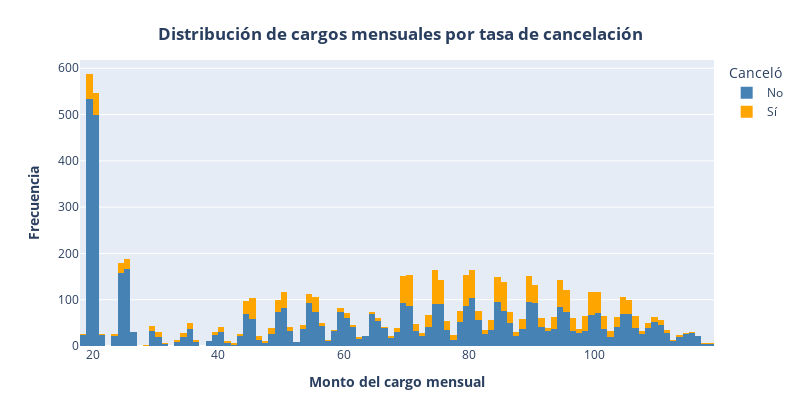

Source (notebook cell):
### Markdown cell above
##### 4.2.1.4 Exploración de características numéricas (cargos mensuales y totales) y la deserción de los clientes

### Code cell
# Distribución de cargos mensuales por tasa de cancelación
fig = px.histogram(full_data,
                   nbins=200,
                   x='monthly_charges', 
                   color='churn', 
                   labels={'monthly_charges': 'Cargos mensuales', 'churn': 'Canceló'},
                   width=800,
                   height=400,
                   color_discrete_map={1: 'orange', 0: 'steelblue'})
fig.for_each_trace(lambda x: x.update(name='Sí' if x.name == '1' else 'No'))
fig.update_layout(
    xaxis_title='<b>Monto del cargo mensual</b>', 
    yaxis_title='<b>Frecuencia</b>',
    title={'text': '<b>Distribución de cargos mensuales por tasa de cancelación</b>', 'x': 0.5, 'y': 0.93},
    barmode='stack',
    margin=dict(b=20))
fig.show()

### Figure 1 — Plotly figure (JSON) as saved in the notebook; plotly's stock layout.template omitted (floating-point values rounded to 4 significant figures; data arrays with more than 128 entries replaced by an {"elided": "..."} marker saying what was removed)
{"data": [{"bingroup": "x", "hovertemplate": "Canceló=0<br>Cargos mensuales=%{x}<br>count=%{y}<extra></extra>", "legendgroup": "0", "marker": {"color": "steelblue", "pattern": {"shape": ""}}, "name": "No", "nbinsx": 200, "orientation": "v", "showlegend": true, "type": "histogram", "x": {"elided": "5174 float values"}, "xaxis": "x", "yaxis": "y"}, {"bingroup": "x", "hovertemplate": "Canceló=1<br>Cargos mensuales=%{x}<br>count=%{y}<extra></extra>", "legendgroup": "1", "marker": {"color": "orange", "pattern": {"shape": ""}}, "name": "Sí", "nbinsx": 200, "orientation": "v", "showlegend": true, "type": "histogram", "x": {"elided": "1869 float values"}, "xaxis": "x", "yaxis": "y"}], "layout": {"barmode": "stack", "height": 400, "legend": {"title": {"text": "Canceló"}, "tracegroupgap": 0}, "margin": {"b": 20, "t": 60}, "title": {"text": "<b>Distribución de cargos mensuales por tasa de cancelación</b>", "x": 0.5, "y": 0.93}, "width": 800, "xaxis": {"anchor": "y", "domain": [0, 1], "title": {"text": "<b>Monto del cargo mensual</b>"}}, "yaxis": {"anchor": "x", "domain": [0, 1], "title": {"text": "<b>Frecuencia</b>"}}}}
